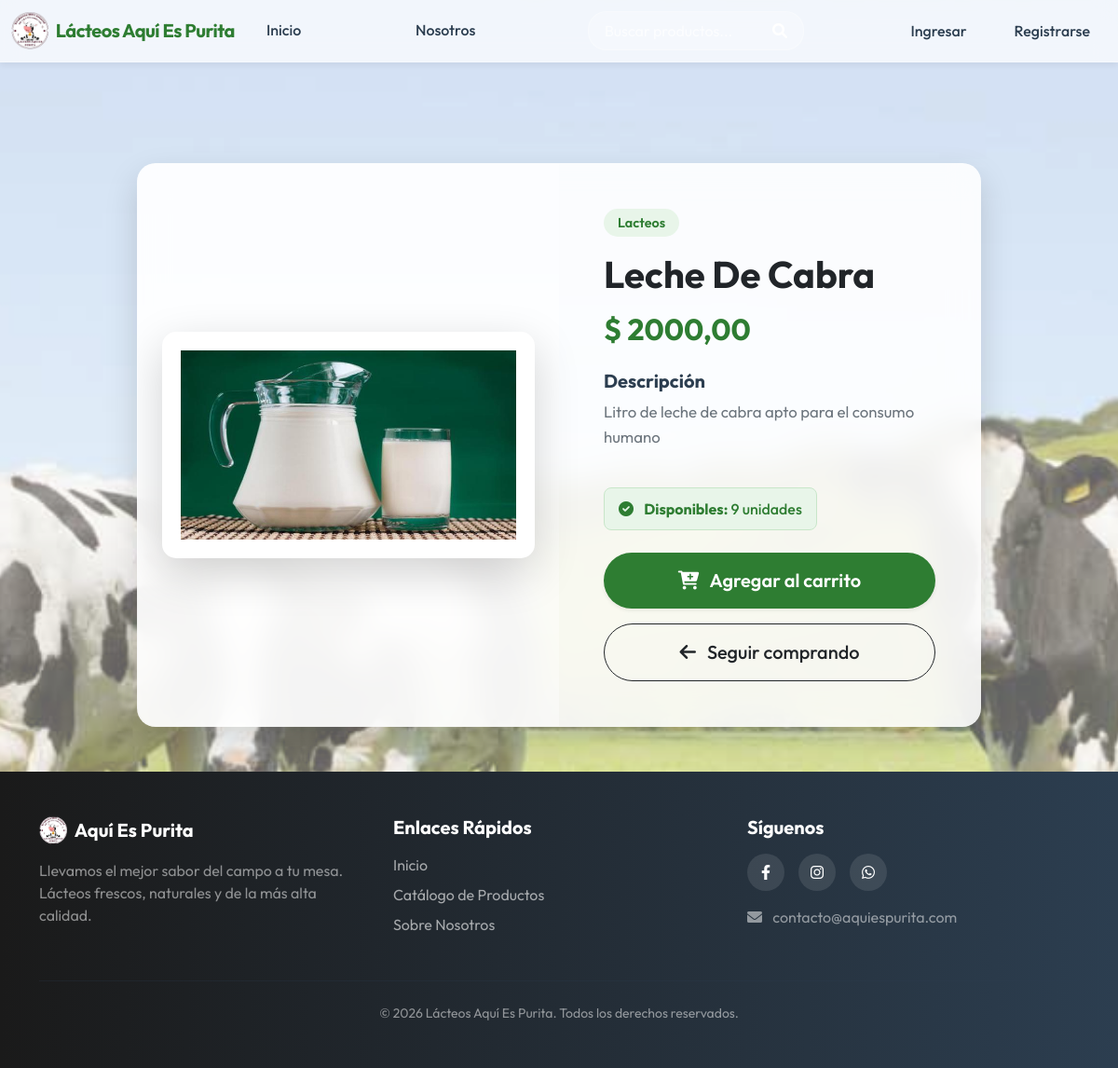
/producto/15/, run on the app's committed database.
### core/models.py (models this page shows, shortened)
class Producto(models.Model):
    nombre = models.CharField(max_length=100, verbose_name="Nombre del producto")
    codigo = models.CharField(max_length=50, unique=True, verbose_name="Código del producto")
    precio = models.DecimalField(
        max_digits=10,
        decimal_places=2,
        verbose_name="Precio",
        null=True,
        blank=True
    )
    descripcion = models.TextField(max_length=500, verbose_name="Descripción breve")
    descripcion = models.TextField(max_length=500, verbose_name="Descripción breve")
    categoria = models.ForeignKey(Categoria, on_delete=models.CASCADE, verbose_name="Categoría", related_name="productos")
    cantidad = models.PositiveIntegerField(default=0, verbose_name="Cantidad en inventario")
    imagen = models.ImageField(upload_to='productos/', blank=True, null=True)
    disponible = models.BooleanField(default=True, verbose_name="¿Está disponible?")

class Categoria(models.Model):
    nombre = models.CharField(max_length=100, unique=True, verbose_name="Nombre de la categoría")

### core/views.py (the view)
# urls.py: path("producto/<int:producto_id>/", product_detail, name="product_detail"),
def product_detail(request, producto_id):
    producto = get_object_or_404(Producto, id=producto_id)
    if request.headers.get('x-requested-with') == 'XMLHttpRequest':
        return render(request, "core/product_detail_fragment.html", {"producto": producto})
    return render(request, "core/product_detail.html", {"producto": producto})

### core/templates/core/product_detail.html (shortened to what this page needs)
{% extends 'core/base.html' %}
{% load static %}
{% block content %}
<div class="fixed-background" style="background-image: url('{% static 'core/img/vacas.png' %}');"></div>
<div class="container my-5" style="margin-top: 100px !important;">
    <div class="row justify-content-center">
        <div class="col-lg-10">
            <div class="product-detail-glass-card">
                <div class="row g-0">
                    <div class="col-md-6 product-img-section p-4">
                        <div class="img-wrapper shadow-lg">
                            {% if producto.imagen %}
                                <img src="{{ producto.imagen.url }}" alt="{{ producto.nombre }}" class="img-fluid product-main-img">
                            {% else %}
                                <img src="{% static 'core/img/default.png' %}" alt="Imagen por defecto" class="img-fluid product-main-img">
                            {% endif %}
                        </div>
                    </div>
                    <div class="col-md-6 p-5 d-flex flex-column justify-content-center detail-info-section">
                        <span class="badge detail-category-badge mb-3">{{ producto.categoria.nombre }}</span>
                        <h1 class="detail-title fw-bold text-dark mb-3">{{ producto.nombre }}</h1>
                        <h2 class="detail-price text-success fw-bold mb-4">$ {{ producto.precio|floatformat:2 }}</h2>
                        <div class="detail-description mb-4">
                            <h5 class="fw-bold mb-2">Descripción</h5>
                            <p class="text-muted">{{ producto.descripcion }}</p>
                        </div>
                        <div class="detail-stock mb-4">
                            {% if producto.cantidad > 0 %}
                                <div class="stock-status in-stock">
                                    <i class="fas fa-check-circle me-2"></i> <strong>Disponibles:</strong> {{ producto.cantidad }} unidades
                                </div>
                            {% else %}
                                <div class="stock-status out-of-stock">
                                    <i class="fas fa-times-circle me-2"></i> <strong>Agotado</strong> temporalmente
                                </div>
                            {% endif %}
                        </div>
                        <div class="mt-auto d-flex flex-column gap-3">
                            {% if producto.cantidad > 0 %}
                                <a href="{% url 'add_to_cart' producto.id %}" class="btn btn-add-cart-detail btn-lg w-100 shadow-sm">
                                    <i class="fas fa-cart-plus me-2"></i> Agregar al carrito
                                </a>
                            {% endif %}
                            <a href="{% url 'products' %}" class="btn btn-outline-dark btn-lg w-100 detail-back-btn">
                                <i class="fas fa-arrow-left me-2"></i> Seguir comprando
                            </a>
                        </div>
                    </div>
                </div>
            </div>
        </div>
    </div>
</div>
{% endblock %}

### core/static/core/css/estilos.css (style rules this page uses)
:root { --primary-green: #2e7d32; --hover-green: #1b5e20; --light-green: #e8f5e9; --text-dark: #2c3e50; --text-light: #6c757d; --bg-light: #f8f9fa; --glass-bg: rgba(255, 255, 255, 0.85); --glass-border: rgba(255, 255, 255, 0.2); --shadow-sm: 0 4px 6px rgba(0, 0, 0, 0.05); --shadow-md: 0 8px 16px rgba(0, 0, 0, 0.1); --shadow-lg: 0 15px 35px rgba(0, 0, 0, 0.15); --radius-md: 12px; --radius-lg: 20px; --transition: all 0.3s cubic-bezier(0.4, 0, 0.2, 1); }
body { margin: 0; font-family: 'Outfit', sans-serif; color: var(--text-dark); background-color: var(--bg-light); }
body { margin: 0; font-family: 'Outfit', sans-serif; padding-top: 75px; background-color: var(--bg-light); }

### core/templates/core/product_detail.html (style rules this page uses)
.fixed-background { position: fixed; top: 0; left: 0; right: 0; bottom: 0; background-size: cover; background-position: center; z-index: -1; opacity: 0.6; }
.product-detail-glass-card { background: var(--glass-bg, rgba(255, 255, 255, 0.85)); border-radius: var(--radius-lg, 20px); box-shadow: var(--shadow-lg, 0 15px 35px rgba(0,0,0,0.1)); backdrop-filter: blur(16px); border: 1px solid var(--glass-border, rgba(255,255,255,0.3)); overflow: hidden; transition: var(--transition, all 0.3s ease); }
.product-img-section { background: rgba(255,255,255,0.5); display: flex; align-items: center; justify-content: center; }
.img-wrapper { background: white; border-radius: 15px; padding: 20px; width: 100%; max-width: 400px; text-align: center; transition: transform 0.4s ease; }
.product-main-img { max-height: 400px; object-fit: contain; width: 100%; }
.detail-info-section { background: rgba(255, 255, 255, 0.2); }
.detail-category-badge { background-color: var(--light-green, #e8f5e9); color: var(--primary-green, #2e7d32); align-self: flex-start; padding: 8px 15px; border-radius: 20px; font-size: 0.9rem; font-weight: 600; }
.detail-title { font-size: 2.5rem; color: var(--text-dark, #2c3e50); line-height: 1.2; }
.detail-price { font-size: 2rem; color: var(--primary-green, #2e7d32) !important; }
.detail-description p { font-size: 1.05rem; line-height: 1.6; }
.stock-status { padding: 10px 15px; border-radius: 8px; font-weight: 500; display: inline-block; }
.stock-status.in-stock { background-color: #e8f5e9; color: #2e7d32; border: 1px solid #c8e6c9; }
.btn-add-cart-detail { background-color: var(--primary-green, #2e7d32); color: white; border: none; border-radius: 50px; font-weight: 600; padding: 15px; transition: var(--transition, all 0.3s ease); }
.detail-back-btn { border-radius: 50px; font-weight: 500; padding: 15px; }

### core/templates/core/base.html (style rules this page uses)
body { display: flex; flex-direction: column; min-height: 100vh; }

### data on the page
Producto: imagen (picture), categoria.nombre "Lacteos", nombre "Leche De Cabra", precio "2000,00", descripcion "Litro de leche de cabra apto para el consumo humano", cantidad "9"
